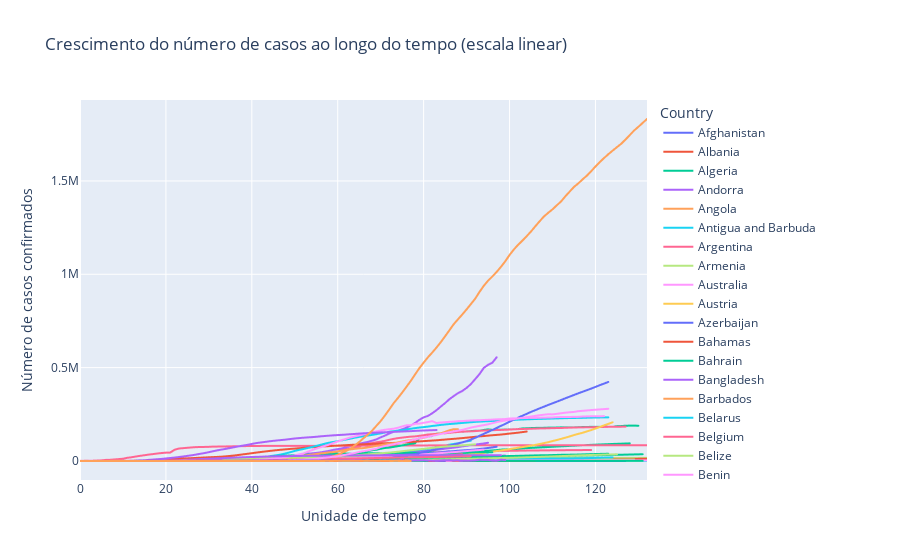
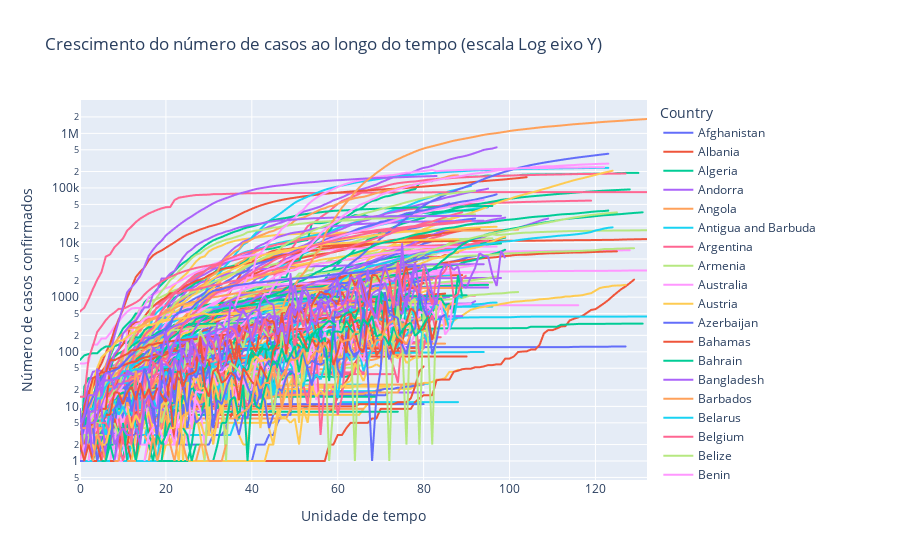

Source (notebook cell) for these figures, in order:
### Markdown cell above
# Comparativo de crescimento no número de casos confirmados entre localidades
- A unidade de tempo no eixo X representa uma "normalização" nas datas do levantamento do número de casos. Deste modo, a mesma unidade de tempo N para diferentes localidades podem representar um dia diferente.

### Code cell
import plotly
import plotly.graph_objects as go
import plotly.express as px
from ipywidgets import widgets
import pandas as pd
dataset = pd.read_csv('datasets/all_acumulado.csv')
fig2 = px.line(dataset
        , title='Crescimento do número de casos ao longo do tempo (escala linear)'
        
        , x="Time"
        , y="Confirmed"
        , color="Country"
        , line_group="Country"
        , hover_name="Country"
        , labels = {"Time":"Unidade de tempo","Confirmed":"Número de casos confirmados"})
#        ,log_y=True
#        ,log_x=True
fig2.show()


fig3 = px.line(dataset
        , title='Crescimento do número de casos ao longo do tempo (escala Log eixo Y)'
        
        , x="Time"
        , y="Confirmed"
        , color="Country"
        , line_group="Country"
        , hover_name="Country"
        ,log_y=True
#        ,log_x=True
        , labels = {"Time":"Unidade de tempo","Confirmed":"Número de casos confirmados"})

fig3.show()
